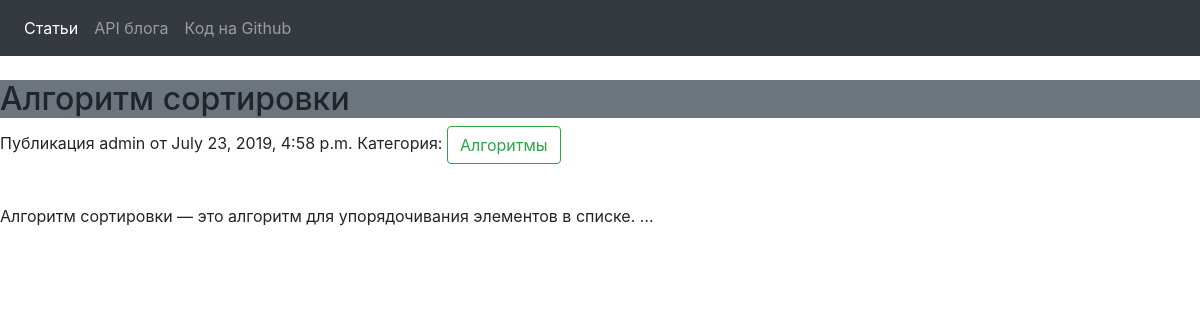
Page /category/Алгоритмы/ on the committed database.
### posts/models.py (models this page shows, shortened)
class Post(models.Model):
    STATUS_CHOICES = (
        ('draft', 'Черновик'),
        ('published', 'Опубликован'),
    )
    title = models.CharField(max_length=250)
    slug = models.SlugField(max_length=250, unique_for_date='when_published')
    author = models.ForeignKey(User, on_delete=models.CASCADE, related_name='blog_posts')
    body = models.TextField()
    when_published = models.DateTimeField(default=timezone.now)
    created = models.DateTimeField(auto_now_add=True)
    updated = models.DateTimeField(auto_now=True)
    status = models.CharField(max_length=10, choices=STATUS_CHOICES, default='draft')
    category = models.ForeignKey(Category, related_name="posts", null=True, blank=True, on_delete=models.SET_NULL)

class Category(models.Model):
    slug = models.SlugField(max_length=250)
    title = models.CharField(max_length=250)
    def __str__(self):
        return self.title

### posts/views.py (the view)
# urls.py: path('category/<cat>/', PostsListOneCategoryView.as_view(), name='posts_with_one_category'),
class PostsListOneCategoryView(ListView):
    context_object_name = 'posts'
    template = 'posts/post_list.html'
    def get_queryset(self,**kwargs):
        cat = self.kwargs['cat']
        slug = Category.objects.get(title=cat).slug
        return Post.objects.filter(category__slug=slug)

### posts/templates/posts/post_list.html (shortened to what this page needs)
{% extends 'base.html' %}
{% block content %}
<br>
{% for pub in posts %}
    <div class="bg-secondary">
    <h2>{{ pub.title }}</h2>
    </div>
    <p>
        Публикация {{ pub.author }} от {{ pub.when_published }}
        Категория:
         <a class="btn btn-outline-success" href="{% url 'posts_with_one_category' cat=pub.category %}" role="button">{{ pub.category }}</a>
    </p>
    <br>
    {{ pub.body|truncatewords:10|linebreaks }}
{% empty %}
    <h2>Публикаций нет</h2>
{% endfor %}
{% endblock %}

### rows in the picture
Post: title "Алгоритм сортировки", author "admin", when_published "July 23, 2019, 4:58 p.m.", category "Алгоритмы", body "Алгоритм сортировки — это алгоритм для упорядочивания элементов в списке. …"
